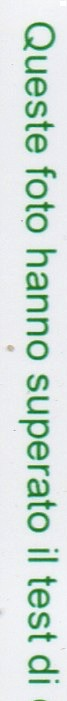
//> input picture img.jpg, 67 x 701 px
$ ./mainSimpleStructured ../img.jpg   (built with g++ and OpenCV 4)
//> lines starting //> are read from the running program, lines starting //| are printed output that depends on the picture
### TimeProfiler.h
//
// Created by Nagash on 18/05/16.
//

#ifndef DISPLAYIMAGE_TIMEPROFILER_H
#define DISPLAYIMAGE_TIMEPROFILER_H

#include <iostream>
#include <sys/time.h>


#ifndef DST_NONE
    #define DST_NONE 0 // for linux ubuntu ..
#endif
class TimeProfiler
{
private:
    struct timeval t1, t2;
    bool running = false;
    bool resetted = true;
    long sec;
    long long usec;
public:
    TimeProfiler(bool start_now = false) {
        if(start_now) start();
        else reset();
    }

    inline void reset() {
        running = false;
        resetted = true;
        sec = -1;
        usec = -1;
    }

    inline void start() {
        reset();
        running = true;
        resetted = false;
        gettimeofday(&t1,DST_NONE);
    }

    inline void stop() {
        gettimeofday(&t2, DST_NONE);
        if(running && !resetted)
        {
            sec = t2.tv_sec - t1.tv_sec;
            usec = t2.tv_usec - t1.tv_usec;

            if(usec < 0)
            {
                usec += 1000000;
                sec  -=1;
            }
            running = false;
        }
    }


    /**
     * @return: -1 if profiler has never been started
     */
    inline long getSec() const
    {
        if(resetted || running)
            return -1;
        else return sec;
    }

    /**
    * @return: -1 if profiler has never been started
    */
    inline long long getUsec() const
    {
        if(resetted || running)
            return -1;
        else return usec;
    }

};


std::ostream &operator<<(std::ostream &os, TimeProfiler const &m) {
    return os << m.getSec() << "s\t" << m.getUsec() << "uS";
}


#endif //DISPLAYIMAGE_TIMEPROFILER_H

### src/mainSimpleStructured.cpp
//
// Created by Franco Yang on 23/05/16.
//

#include <iostream>
#include <opencv2/opencv.hpp>
#include <opencv2/core/core.hpp>
#include <opencv2/highgui/highgui.hpp>

#include "utils/TimeProfiler.h"

using namespace cv;
using namespace std;

#define INDEX(row, col, cols) ((col) + (row) * (cols))


inline uchar* newImg(int rows, int cols, uchar initval = 0);
inline uchar* cloneImg(const uchar* img, int rows, int cols);
uchar* immerge(const uchar* img, int rows, int cols, int paddingTop , int paddingLeft , uchar initValue);
void dilation(uchar*& img, int rows, int cols, const uchar* SE, int seRows, int seCols);
void erosion(uchar*& img, int rows, int cols, const uchar* SE, int seRows, int seCols);
void imshow(string message, uchar* img, int rows, int cols);

void blockErosion(uchar*& img, int rows, int cols, const uchar* SE, int seRows, int seCols, int blockRows, int blockCols);


// se definito, viene ottimizzata la compilazione di erosion e dilation per supportare solo kernel rettangolari.
#define RECTANGLE_KERNEL_OPTIMIZATION


// DEFINE BLOCK_EROSION TO ENABLE BLOCK_EROSION INSTEAD OF STANDARD EROSION
// #define BLOCK_EROSION
int blockDim = 4;
int nThreads = 32;

int seRows = 7;
int seCols = 7;

int nErosions = 30;


int main(int argc, char** argv){

    if ( argc != 2 )
    {
        printf("Usage: DisplayImage.out <Image_Path>\n");
        return -1;
    }

    cout << "OpenMP version: " << _OPENMP << endl;
//> (this line was passed over: _OPENMP is not available in this run)
    cout << "Structured Version. " << endl;

    Mat imgCV = imread(argv[1], CV_LOAD_IMAGE_GRAYSCALE);
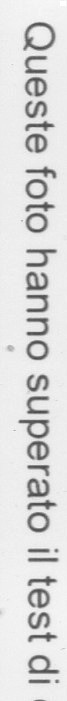
//> imgCV: 701 rows x 67 cols, CV_8UC1; min 69, max 255, mean 219.3
    int m = imgCV.rows;
//> m = 701
    int n = imgCV.cols;
//> n = 67
    uchar* originalImage = imgCV.data;
    uchar* processedImage = cloneImg(originalImage,m,n);


    const uchar* SE =  newImg(seRows, seCols, 1);

    TimeProfiler t;


    uchar* multipleProcessedImg = cloneImg(originalImage,m,n);

#ifdef BLOCK_EROSION


    t.start();
    blockErosion(processedImage, m, n, SE, seRows, blockDim, blockDim, blockDim);
    t.stop();
    cout << "Erosion: " << t << endl;

    t.start();
    for( int i = 0; i < nErosions; i++ )
        blockErosion(multipleProcessedImg, m, n, SE, seRows, blockDim, blockDim, blockDim);
    t.stop();
    cout << "Erosion IConvBench (erosion x " << nErosions << "): " << t << endl;

#else


    t.start();
    erosion(processedImage, m, n, SE, seRows, seCols);
    t.stop();
    cout << "Erosion: " << t << endl;

    t.start();
    for( int i = 0; i < nErosions; i++ )
    {
        erosion(multipleProcessedImg, m, n, SE, seRows, seCols);
    }
    t.stop();
    cout << "Erosion IConvBench (erosion x " << nErosions << "): " << t << endl;

#endif


    imshow("Original Image", originalImage, m, n);
    imshow("Processed Image", processedImage, m, n);
    cv::waitKey(0);

    delete[] SE;

    return 0;
}


void imshow(string message, uchar* img, int rows, int cols){
    cv::Mat cvImg(rows, cols, CV_8U, img);
    imshow(message, cvImg);
}

inline uchar* newImg(int rows, int cols, uchar initval)
{
    uchar* img = new uchar[rows * cols];
    for(int i = 0; i < rows * cols ; i++)
        img[i] = initval;
    return img;
}

inline uchar* cloneImg(const uchar* img, int rows, int cols)
{
//> called with rows = 701, cols = 67
    uchar* clone = new uchar[rows * cols];
    for(int i = 0; i < rows * cols ; i++)
        clone[i] = img[i];
    return clone;
}

// Si assume un kernel con dimensioni m*n, con m,n dispari
uchar* immerge(const uchar* img, int rows, int cols, int paddingTop , int paddingLeft , uchar initValue)
{
//> called with rows = 701, cols = 67, paddingTop = 3, paddingLeft = 3, initValue = 255
    const int immergRows = rows + 2*paddingTop;
//> immergRows = 707
    const int immergCols = cols + 2*paddingLeft;
//> immergCols = 73

    uchar* immergedImg = newImg(immergRows, immergCols, initValue);

    for(long i = 0; i < rows; i++)
    {
        for(long j = 0; j < cols; j++)
        {
            // NB: using INDEX( i+paddingTop, j+paddingLeft, immergCols ) will not works because MACRO will be translated as:
            // (col + row * cols) ----> i+paddingTop + j+paddingLeft  * immergCols --->   i + paddingTop + j + ( paddingLeft  * immergCols )  :(
            immergedImg[INDEX( i+paddingTop, j+paddingLeft, immergCols)] = img[INDEX(i, j, cols)];
        }

    }

    return immergedImg;
}


// la computazione viene eseguita su immergedImg e viene scritto il risultato in img
// [50 lines left out: function dilation, not called in this run]


// la computazione viene eseguita su immergedImg e viene scritto il risultato in img
void erosion(uchar*& img, int rows, int cols, const uchar* SE, int seRows, int seCols)
{

    int paddingTop = ceil(seCols/2);
    int paddingLeft = ceil(seRows/2);

    uchar* immergedImg = immerge(img, rows, cols, paddingTop, paddingLeft, 255);
    int immergedCols = cols + 2*paddingLeft;
//> immergedCols = 73

#pragma omp parallel for num_threads(nThreads)
    for(int y = 0; y < rows; y++)
    {
        for(int x = 0; x < cols; x++)
        {
            uchar min = immergedImg[ INDEX( y + paddingTop, x + paddingLeft, immergedCols) ];

            for(int i = 0; i < seRows; i++)
            {

                const int yi = y+i;
                for(int j = 0; j < seCols; j++)
                {

                #ifndef RECTANGLE_KERNEL_OPTIMIZATION
                    if(SE[INDEX(i,j, seCols)]  == 1)
                    {
                #endif

                    const uchar current = immergedImg[INDEX( yi, x+j, immergedCols)];
                    if (current < min)
                        min = current;

                #ifndef RECTANGLE_KERNEL_OPTIMIZATION
                    }
                #endif

                }

            }

            img[INDEX(y, x, cols)] = min;
        }
    }
//> call 2 of imshow, with message = "Processed Image", rows = 701, cols = 67
//> in imshow (call 2), `cv::Mat cvImg(rows, cols, CV_8U, img);`:
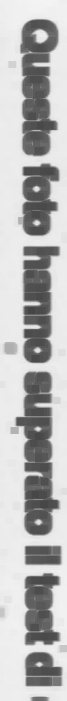
//> cvImg: 701 rows x 67 cols, CV_8UC1; min 69, max 244, mean 183.1

    delete[] immergedImg;
}


// la computazione viene eseguita su immergedImg e viene scritto il risultato in img
// [262 lines left out: function blockErosion, not called in this run]
